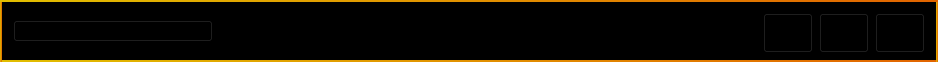
        <widget class="QFrame" name="frame_superior">
         <property name="minimumSize">
          <size>
           <width>0</width>
           <height>62</height>
          </size>
         </property>
         <property name="maximumSize">
          <size>
           <width>16777215</width>
           <height>62</height>
          </size>
         </property>
         <property name="styleSheet">
          <string notr="true">QFrame{
background-color: rgb(0, 0, 0);
border:2px solid rgb(225, 131, 0);
border-color: qlineargradient(spread:pad, x1:0, y1:0, x2:1, y2:0, stop:0 rgba(225, 190, 0, 255), stop:1 rgba(225, 100, 0, 255));
}

QPushButton{
background-color:#000;
}

QPushButton:Hover{
border-top: 1px solid rgb(120,120,120);
border-radius: 5px;
}
</string>
         </property>
         <property name="frameShape">
          <enum>QFrame::StyledPanel</enum>
         </property>
         <property name="frameShadow">
          <enum>QFrame::Raised</enum>
         </property>
         <layout class="QHBoxLayout" name="horizontalLayout">
          <item>
           <widget class="QPushButton" name="BotonMenu">
            <property name="minimumSize">
             <size>
              <width>200</width>
              <height>0</height>
             </size>
            </property>
            <property name="cursor">
             <cursorShape>PointingHandCursor</cursorShape>
            </property>
            <property name="text">
             <string/>
            </property>
            <property name="icon">
             <iconset>
              <normaloff>:/BN/menu.png</normaloff>:/BN/menu.png</iconset>
            </property>
            <property name="iconSize">
             <size>
              <width>38</width>
              <height>38</height>
             </size>
            </property>
           </widget>
          </item>
          <item>
           <spacer name="EspaciadorSuperior">
            <property name="orientation">
             <enum>Qt::Horizontal</enum>
            </property>
            <property name="sizeHint" stdset="0">
             <size>
              <width>544</width>
              <height>20</height>
             </size>
            </property>
           </spacer>
          </item>
          <item>
           <widget class="QPushButton" name="BotonMinimizar">
            <property name="minimumSize">
             <size>
              <width>50</width>
              <height>40</height>
             </size>
            </property>
            <property name="cursor">
             <cursorShape>PointingHandCursor</cursorShape>
            </property>
            <property name="text">
             <string/>
            </property>
            <property name="icon">
             <iconset>
              <normaloff>:/BN/minimizar.png</normaloff>:/BN/minimizar.png</iconset>
            </property>
            <property name="iconSize">
             <size>
              <width>38</width>
              <height>38</height>
             </size>
            </property>
           </widget>
          </item>
          <item>
           <widget class="QPushButton" name="BotonMaximizar">
            <property name="minimumSize">
             <size>
              <width>50</width>
              <height>40</height>
             </size>
            </property>
            <property name="cursor">
             <cursorShape>PointingHandCursor</cursorShape>
            </property>
            <property name="text">
             <string/>
            </property>
            <property name="icon">
             <iconset>
              <normaloff>:/BN/maximizar.png</normaloff>:/BN/maximizar.png</iconset>
            </property>
            <property name="iconSize">
             <size>
              <width>38</width>
              <height>38</height>
             </size>
            </property>
           </widget>
          </item>
          <item>
           <widget class="QPushButton" name="BotonSalir">
            <property name="minimumSize">
             <size>
              <width>50</width>
              <height>40</height>
             </size>
            </property>
            <property name="cursor">
             <cursorShape>PointingHandCursor</cursorShape>
            </property>
            <property name="text">
             <string/>
            </property>
            <property name="icon">
             <iconset>
              <normaloff>:/BN/exportar.png</normaloff>:/BN/exportar.png</iconset>
            </property>
            <property name="iconSize">
             <size>
              <width>38</width>
              <height>38</height>
             </size>
            </property>
           </widget>
          </item>
         </layout>
        </widget>
